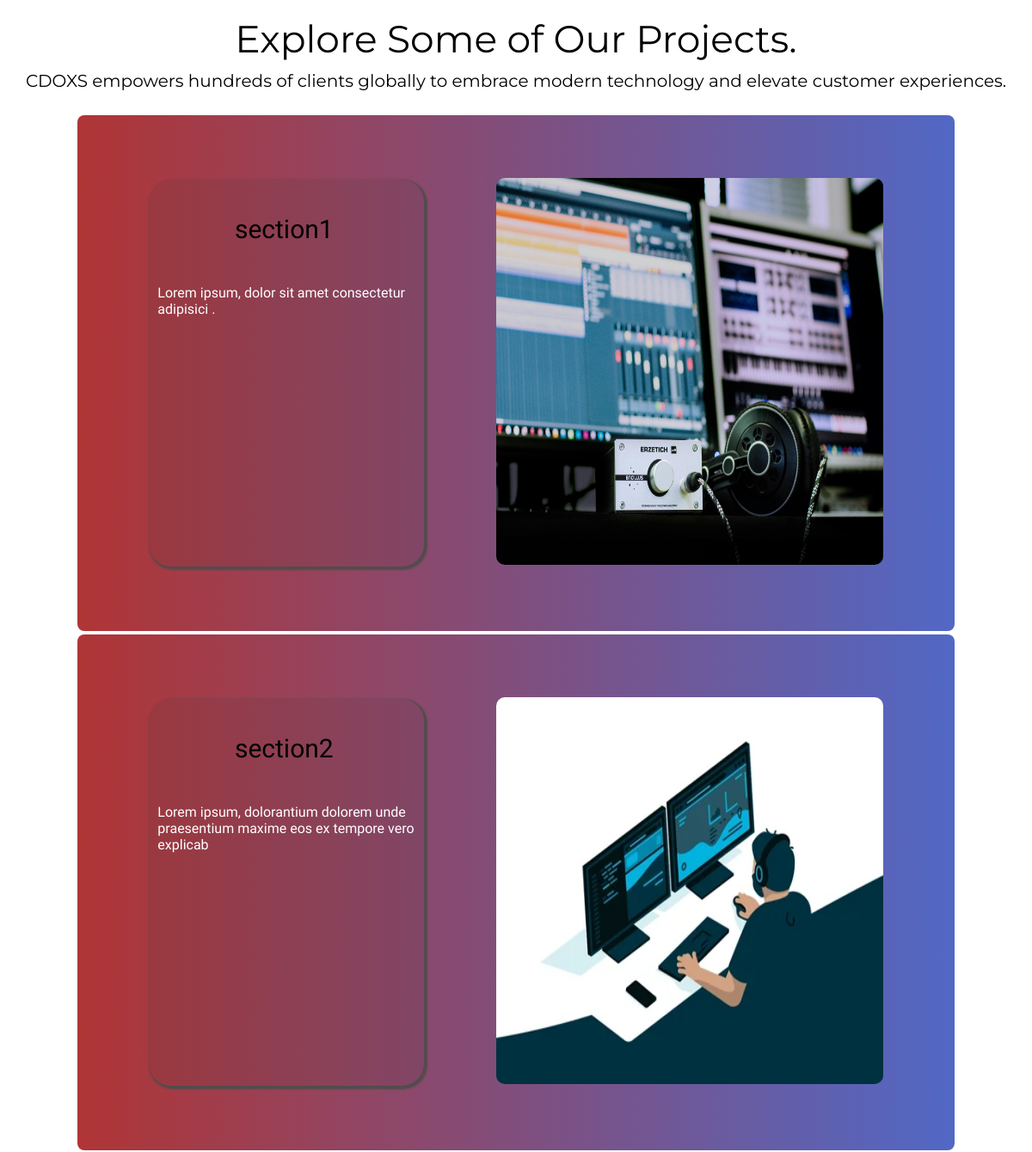
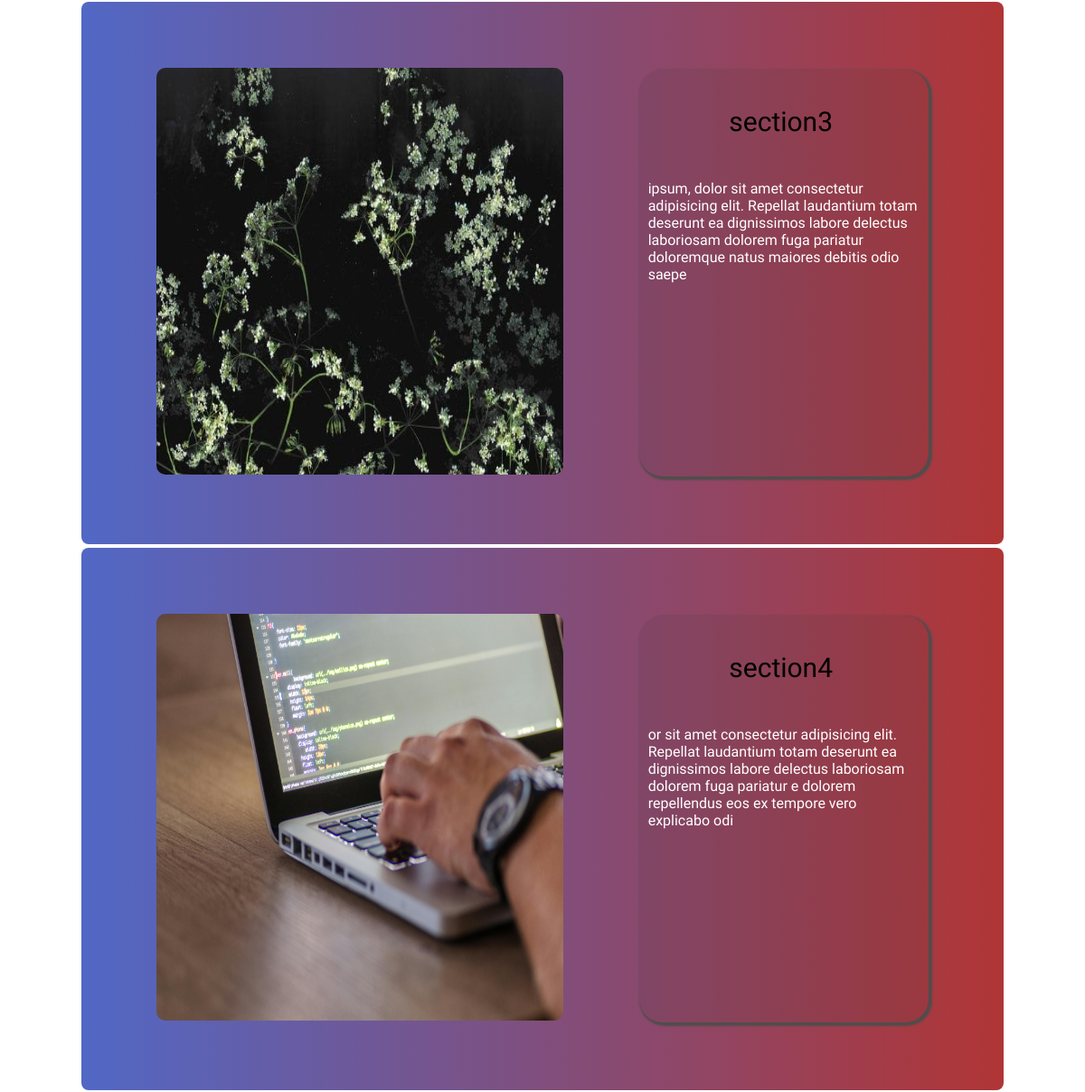
Before: / (middle part) with the older database file (2 pictures, top to bottom).
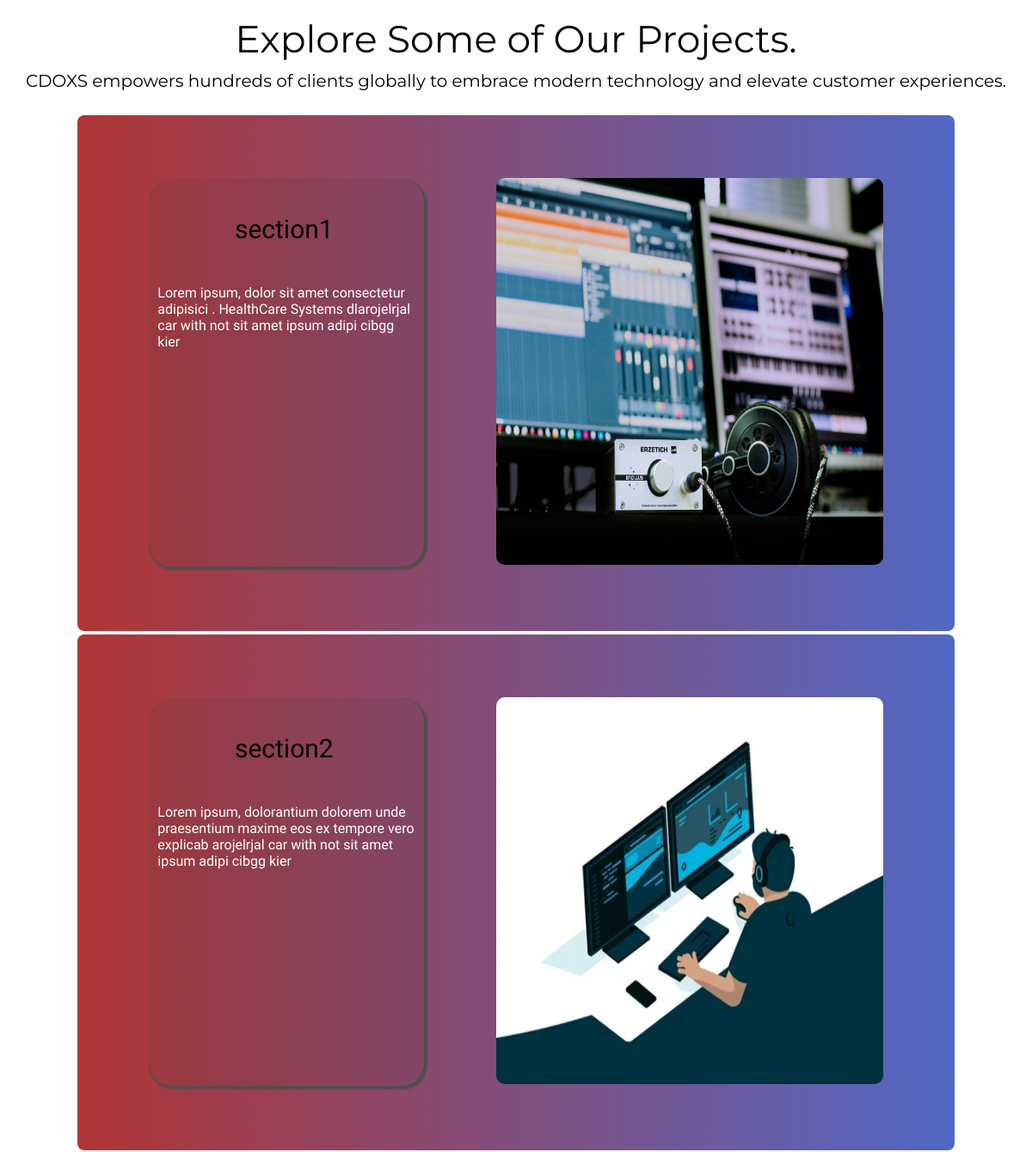
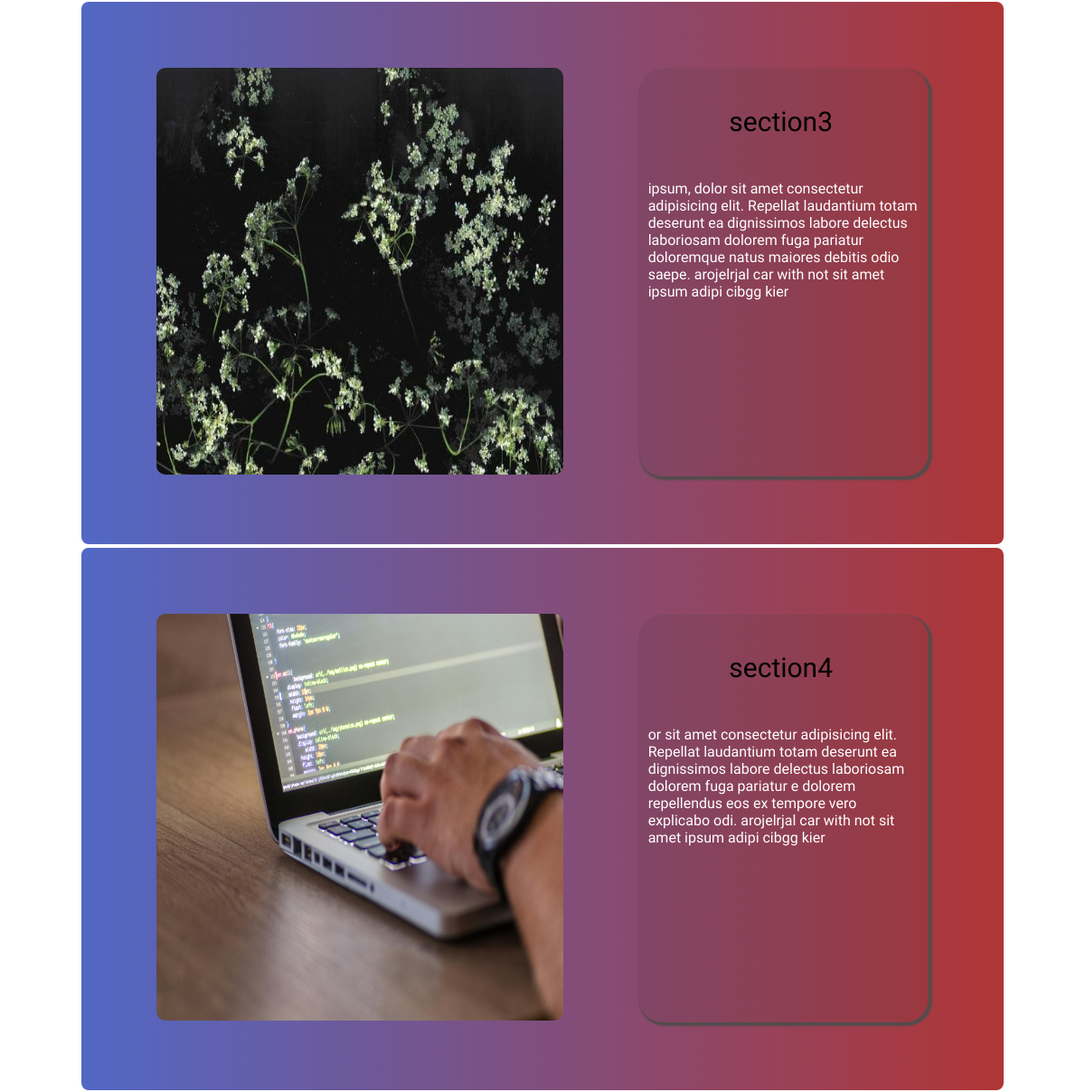
After: the same page with the newer database file (2 pictures, top to bottom).
### base/models.py (models this page shows, shortened)
class firstSection(models.Model):
    title = models.CharField(max_length=50 , null=False, blank=False)
    description = models.TextField(max_length=300, null=False, blank=False)
    image = models.ImageField(upload_to='images/_bg', blank=True, null=True)
    updated = models.DateTimeField(auto_now=True, null=True, blank=True)
    created = models.DateTimeField(auto_now_add=True, null=False)
    class Meta:
        ordering = ['created']

### base/views.py (the view)
# urls.py: 2. Add a URL to urlpatterns:  path('', views.home, name='home')
def home(request):
    firstSectionContent = firstSection.objects.first()
    sections= firstSection.objects.all()
    one = sections[1:3]
    two = sections[3:]
    context= {
        'firstSectionContent':firstSectionContent,
        'one':one,
        'two':two,
    }
    return render(request, 'base/index.html', context)

### base/context_processors.py (called while the page is built)
def contact_info(request):
    info = Contact.objects.first()
    return {'contact_info': info}

### base/templates/base/index.html (shortened to what this page needs)
{% load static %}
<!DOCTYPE html>
<html lang="en">
<head>
    <link rel='stylesheet' type='text/css' media= 'screen' href="{% static 'css/style.css' %}">
</head>
<body  class="tt-magic-cursor bg-image-overlay">
 {% include "sections.html"%}
</body>
</html>

### Templates/topbar.html (shortened to what this page needs)
{% load static%}

### Templates/navBar.html (shortened to what this page needs)
{% load static %}

### Templates/firstSection.html (shortened to what this page needs)
{% load static%}

### Templates/sections.html (shortened to what this page needs)
{% load static%}
{% block content%}
<div class="sectionContent">
   <p class="text-bigy">Explore Some of Our Projects.</p>
   <p class="text-small">
      CDOXS empowers hundreds of clients globally to embrace modern technology and elevate customer experiences.</p>
</div>
<div class="sections">
   {% for item in one%}
    <section class="secRight visible">
           <div class="paragraphs">
            <p class="sectionTag ">{{item.title}}</p>
            <p class="sectionSubTag ">{{item.description}}</p>
           </div>
           <div class = "thumbnail">
               <img src="{{item.image.url}}" alt="thumbnail" class="imgFluid">
           </div>
         </section>
   {% endfor %}
   {% for item in two%}
    <section class="secLeft visible .secLeft slideFromLeft" >
       <div class="paragraphs">
        <p class="sectionTag ">{{item.title}}</p>
        <p class="sectionSubTag ">{{item.description}}</p>
       </div>
       <div class = "thumbnail">
         <img src="{{item.image.url}}" alt="thumbnail" class="imgFluid">
       </div>
    </section>
   {% endfor %}
</div>
{% endblock content%}

### Templates/information.html (shortened to what this page needs)
{% load static %}

Changed rows visible on the page:
changed firstSection "section1": description "Lorem ipsum, dolor sit amet consectetur adipisici ." → "Lorem ipsum, dolor sit amet consectetur adipisici . HealthCare Systems dlarojelrjal car with not sit amet ipsum adipi cibgg kier"
changed firstSection "section2": description "Lorem ipsum, dolorantium dolorem unde praesentium maxime eos ex tempore vero explicab" → "Lorem ipsum, dolorantium dolorem unde praesentium maxime eos ex tempore vero explicab arojelrjal car with not sit amet ipsum adipi cibgg kier"
changed firstSection "section3": description "…natus maiores debitis odio saepe" → "…natus maiores debitis odio saepe. arojelrjal car with not sit amet ipsum adipi cibgg kier"
changed firstSection "section4": description "…ex tempore vero explicabo odi" → "…ex tempore vero explicabo odi. arojelrjal car with not sit amet ipsum adipi cibgg kier"
